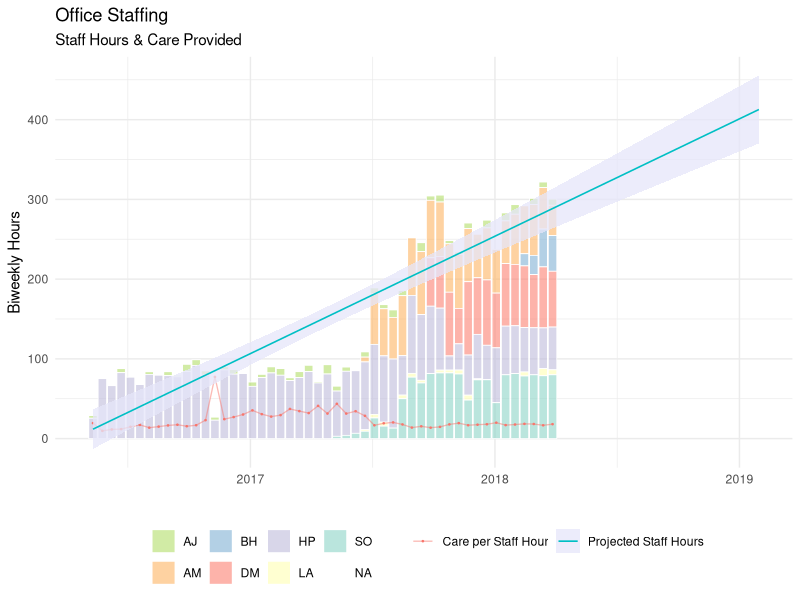
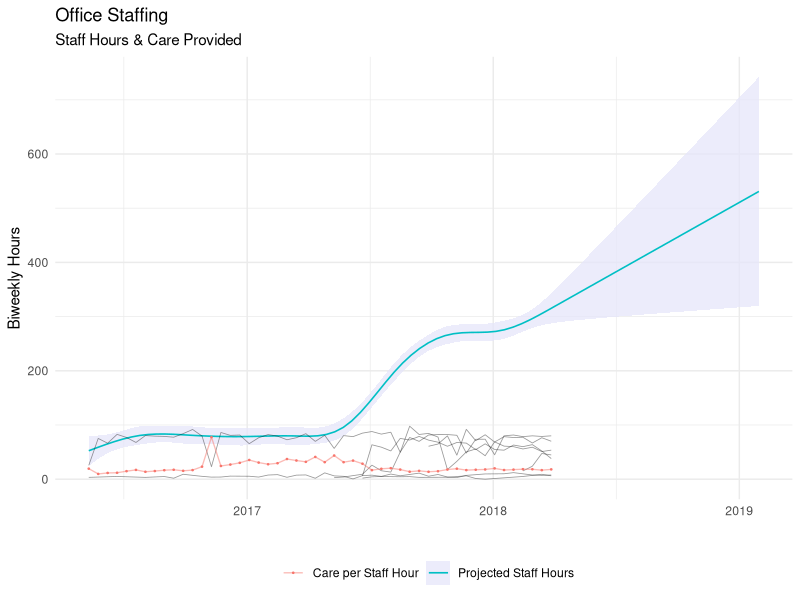

Source code (R) for these figures, in order:
## ---- chunk 1
knitr::opts_chunk$set(echo = TRUE)

library(here)
library(readr)
library(readxl)
library(data.table)
library(lubridate)
library(tidyverse)
library(purrr)
library(plyr)
library(dplyr)
library(ggplot2)
library(ggthemes)
## ---- chunk 2
# transformed and anonymized data; removed original files
STAFF_PYRL <- read_csv(here::here("data", "STAFF_PYRL.csv"))
STAFF_CARE_C <- read_csv(here::here("data", "STAFF_CARE_C.csv"))

ggplot(STAFF_PYRL, aes(Date, Hours)) +

  geom_col(aes(fill = Name), color = "white", size = 0.28, alpha = .6) +
  scale_fill_brewer(type = "qual", palette = "Set3", direction = -1) +
  theme_minimal() +
  theme(#panel.grid.major.x = element_blank(),
        #panel.grid.minor.x = element_blank(),
        legend.title = element_text(""), legend.position = "bottom" #,
        #axis.ticks.x = element_line()
        ) +

  geom_point(data = STAFF_CARE_C, 
             aes(y = `CG PER STAFF`, color = "Care per Staff Hour"), size = .25) +
  
  geom_line(data = STAFF_CARE_C, 
              aes(Date, `CG PER STAFF`, color = "Care per Staff Hour"), 
              size = .45, alpha = .5) +
  
  stat_smooth(data = STAFF_CARE_C, 
              aes(Date, `STAFF HOURS`, color = "Projected Staff Hours"), 
              method = lm, fullrange = TRUE, size = .55, alpha = .75, fill = "lavender") +

  labs(x = "", y = "Biweekly Hours", fill="", colour = "",
       title = "Office Staffing",
       subtitle = "Staff Hours & Care Provided")
## ---- chunk 3
ggplot(STAFF_PYRL, aes(Date, Hours)) +
  
  stat_smooth(data = STAFF_CARE_C, 
              aes(Date, `STAFF HOURS`, color = "Projected Staff Hours"), 
              method = "gam", fullrange = TRUE, size = .55, alpha = .75, fill = "lavender") +

  geom_line(aes(Date, group=Name), size = 0.28, alpha = .4) +
  #scale_color_brewer(type = "qual", palette = "Set3", direction = -1) +
  theme_minimal() +
  theme(#panel.grid.major.x = element_blank(),
        #panel.grid.minor.x = element_blank(),
        legend.title = element_text(""), legend.position = "bottom") +

  geom_point(data = STAFF_CARE_C, 
             aes(y = `CG PER STAFF`, color = "Care per Staff Hour"), size = .25) +
  
  geom_line(data = STAFF_CARE_C, 
              aes(Date, `CG PER STAFF`, color = "Care per Staff Hour"), 
              size = .45, alpha = .5) +

  labs(x = "", y = "Biweekly Hours", fill="", colour = "",
       title = "Office Staffing",
       subtitle = "Staff Hours & Care Provided")

